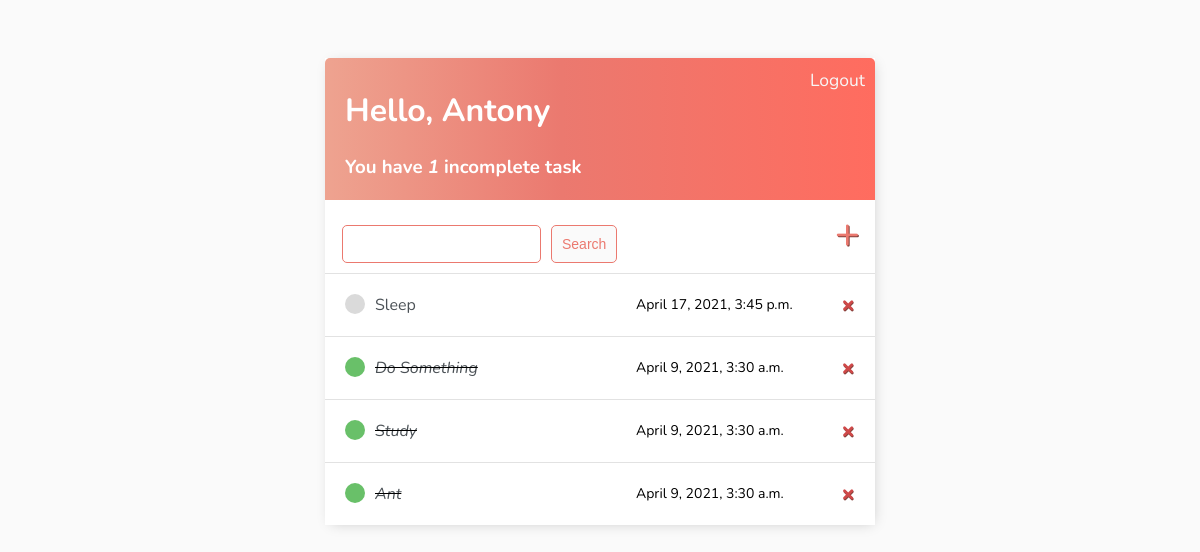
The app's page / (signed in) with its own data.
### todo/models.py (models this page shows)
class Task(models.Model):
    utc=pytz.UTC
    user=models.ForeignKey(User,on_delete=models.CASCADE,null=True,blank=True)
    title=models.CharField(max_length=100)
    description=models.TextField(blank=True,null=True)
    complete=models.BooleanField(default=False)
    created=models.DateTimeField(auto_now_add=True)
    def default_start_time():
        now = timezone.now()
        start = now.replace(hour=22, minute=0, second=0, microsecond=0)
        return start if start > now else start + timedelta(days=1)
    deadline=models.DateTimeField(auto_now_add=False,null=True,blank=False,default=default_start_time)
    def __str__(self):
        return self.title
    def is_end_date(self):
        return timezone.now() > self.deadline
    class Meta:
        ordering=['complete']

### todo/views.py (the view)
# urls.py: path('',TaskList.as_view(),name='ToDoList'),
class TaskList(LoginRequiredMixin,ListView):
    model=Task
    context_object_name='task'
    def get_context_data(self, **kwargs):
        context= super().get_context_data( **kwargs)
        context['task']=context['task'].filter(user=self.request.user)   #filters only user's tasks
        context['task']=context['task'].order_by('complete','deadline')
        context['count']=context['task'].filter(complete=False).count()
        search_input=self.request.GET.get('search-area') or ''
        if search_input:
            context['task']=context['task'].filter(title__startswith=search_input)
        context['search_input']=search_input
        return context

### todo/templates/todo/task_list.html (shortened to what this page needs)
{% extends 'todo/base.html'%}
{% block content %}
<div class="header-bar">
    <div>
        <h1 style="margin-left: 10px;" >Hello, {{request.user|title}}</h1>
        <h3 style="margin: 10px;">You have <i>{{count}}</i> incomplete task{{count|pluralize:"s"}}</h3>
    </div>
    {% if request.user.is_authenticated %}
    <a href="{% url 'logout' %}">Logout</a>
    {% else %}
    <a href="">Register</a>
    <a href="{% url 'login' %}">Login</a>
    {% endif %}
</div>
<div id="search-add-wrapper">
    <form action="" method="GET" style="margin-top: 20px; display: flex;">
        <input type="text" name="search-area" value="{{search_input}}">
        <input style="margin-left: 10px;" class="button" type="submit" value="Search">
    </form>
    <a id="add-link" href="{% url 'create-task' %}">&#x2b;</a>
</div>
<div class="task-items-wrapper">
    {% for task in task %}
    <div class="task-wrapper">
        {% if task.complete %}
        <div class="task-title">
            <div class="task-complete-icon"></div>
            <i><s><a href="{% url 'update-task' task.id %}">{{task}}</a></s></i>
        </div>
        <div class="deadline">
            {{task.deadline}}
        </div>
        <a class="delete-link" href="{% url 'delete-task' task.id %}">&#215</a>
        {% else %}
        <div class="task-title">
            <div class="task-incomplete-icon"></div>
            <a href="{% url 'update-task' task.id %}">{{task}}</a>
        </div>
        <div class="deadline">
            {{task.deadline}}
        </div>
        <a class="delete-link" href="{% url 'delete-task' task.id %}">&#215</a>
        {% endif %}
    </div>
    {% endfor %}
</div>
{% endblock content %}

### todo/templates/todo/base.html (style rules this page uses)
body { background-color: #FAFAFA; padding-top: 50px; font-family: 'Nunito',sans-serif; background-image: url(https://images2.minutemediacdn.com/image/upload/c_crop,h_2164,w_3845,x_0,y_259/v1554918405/shape/mentalfloss/94735-istock-863607936.jpg?itok=ZYfiTd6J); background-repeat: no-repeat; background-size: cover; }
h1,h2,h3,h4,h5,h6 { font-family: 'Nunito',sans-serif; }
a,p { color: #4b5156; }
.header-bar { display: flex; justify-content: space-between; color:#fff; padding: 10px; border-radius: 5px 5px 0 0; background: linear-gradient(90deg,#EEA390 0%,#EB796F 43%,#ff6c5f 100%); }
.header-bar a { color: rgb(247, 247, 247); font-size: 17.5px; text-decoration: none; }
.task-wrapper { display: flex; align-items: center; justify-content: space-between; padding: 20px; background-color: #fff; border-top: 1px solid rgb(226, 226, 226); }
.task-title { display: flex; }
.task-title a { text-decoration: none; color: #4b5156; margin-left: 10px; }
.task-complete-icon { height: 20px; width: 20px; background-color: rgb(105, 192, 105); border-radius: 50%; }
.task-incomplete-icon { height: 20px; width: 20px; background-color: rgb(218, 218, 218); border-radius: 50%; }
.deadline { position: absolute; left: 53%; font-size: 14px; text-align: end; text-decoration: none; justify-content: end; }
.delete-link { text-decoration: none; font-weight: 900; color: #cf4949; font-size: 23px; line-height: 0; text-shadow: 0.5px 0.5px #81413b; }
#add-link { color: #EB796F; text-decoration: none; font-size: 42px; margin-right: 5px; text-shadow: 1px 1px #81413b; }
#search-add-wrapper { display: flex; justify-content: space-between; align-items: center; padding: 10px; margin-left: 7px; margin-top: -5px; }
input[type=text], input[type=email], input[type=password], textarea { border: 1px solid #EB796F; border-radius: 5px; padding: 10px; width: 90%; }
.button { border: 1px solid #EB796F; background-color: #FAFAFA; color: #EB796F; padding: 10px; font-size: 14px; border-radius: 5px; cursor: pointer; text-decoration: none; }

### records on screen
Task: title "Sleep", deadline "April 17, 2021, 3:45 p.m."
Task: title "Do Something", deadline "April 9, 2021, 3:30 a.m."
Task: title "Study", deadline "April 9, 2021, 3:30 a.m."
Task: title "Ant", deadline "April 9, 2021, 3:30 a.m."

### other values on screen
{{ request.user|title }} "Antony"
{{ count }} "1"
